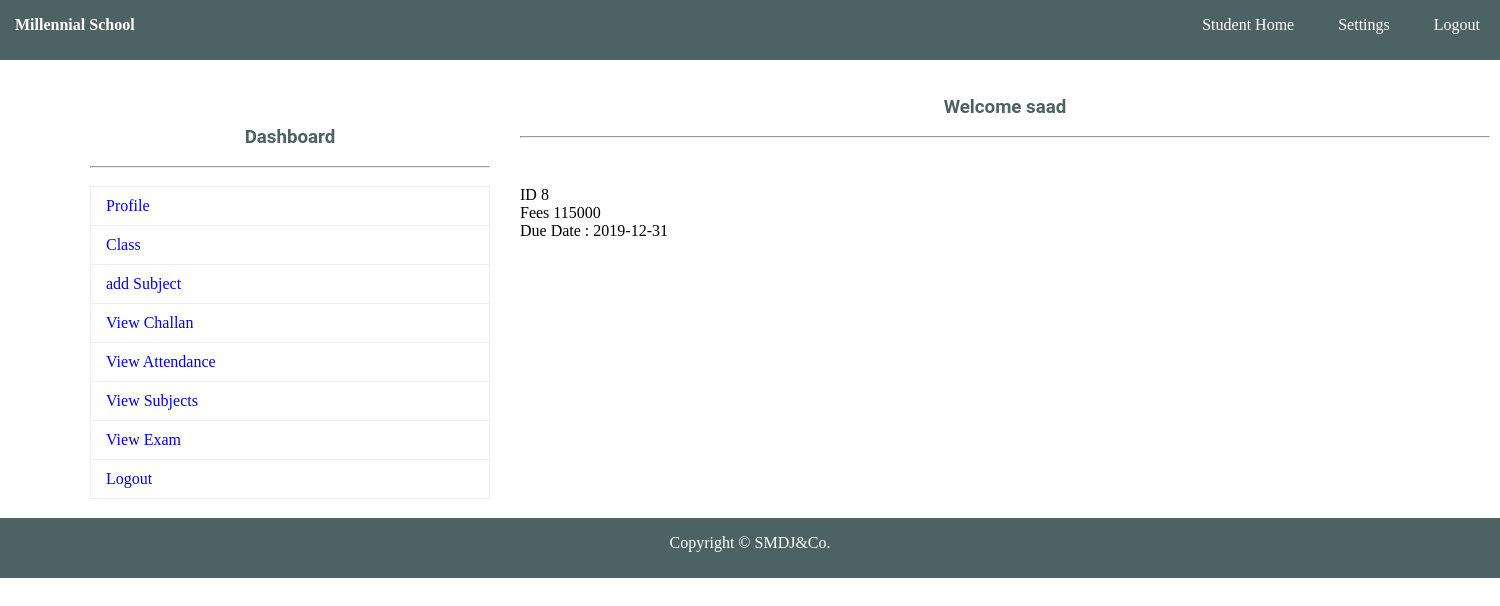
The app's page /MillennialSchool.com/school/show_challan.php (signed in) with its own data.
### tables this page shows
CREATE TABLE `student_challan` (
  `student_id` int(4) NOT NULL,
  `Fees` int(100) NOT NULL,
  `Due_date` date NOT NULL DEFAULT current_timestamp()
);

### MillennialSchool.com/school/show_challan.php (the view, shortened to what this page needs)
<!DOCTYPE html>
<html>
	<head>
		<link rel="stylesheet" type="text/css" href="css/style.css">
	</head>
	<body>
		<?php include"navbar.php";?><br>
			<div id="section">
				<?php include"sidebar.php";?><br>
				<h3 class="text">Welcome <?php echo $_SESSION["NAME"]; ?></h3><br><hr><br>
				<div class="content1">
						<?php
	include"database.php";
	$id=$_SESSION["ID"];
	$sql="SELECT * FROM student_challan WHERE student_id=$id";
		$res=$db->query($sql);
							if($res->num_rows>0){
								$r=$res->fetch_assoc();
											echo 'ID '.$r["student_id"]."<br/>";
											echo 'Fees '.$r["Fees"]."<br/>";
											echo 'Due Date	: '.$r["Due_date"]."<br/>";
							}
						?>
				</div>
			</div>
				<?php include"footer.php";?>
	</body>

### MillennialSchool.com/school/css/style.css (style rules this page uses)
* { padding:0px; margin:0px; }
html { background:#fff; }
h1,h2,h3,h4,h5,h6,label { font-family:roboto; color:#4D6262; }
.content1 { margin-top:30px; }
.text { text-align:center; }
#section { height:auto; width:1400px; margin-left:90px; font-family:cambria; }
.content1 { margin-top:30px; height:auto; width:450px; float:left; }

### records on screen
student_challan: student_id "8", Fees "115000", Due_date "2019-12-31"

### other values on screen
$_SESSION["NAME"] "saad"
